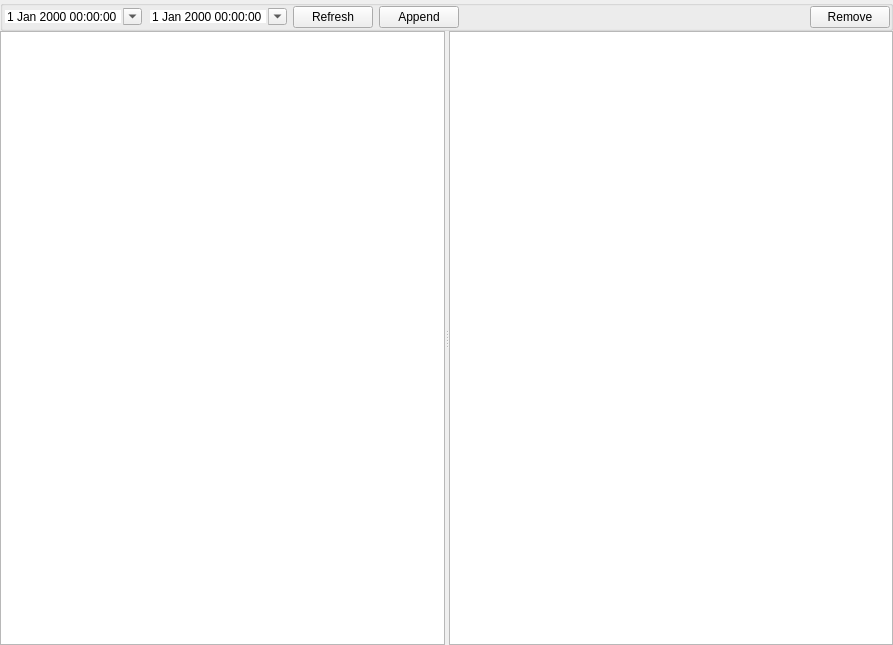
<?xml version="1.0" encoding="UTF-8"?>
<ui version="4.0">
 <class>SettlementWidget</class>
 <widget class="QWidget" name="SettlementWidget">
  <property name="geometry">
   <rect>
    <x>0</x>
    <y>0</y>
    <width>893</width>
    <height>645</height>
   </rect>
  </property>
  <property name="windowTitle">
   <string/>
  </property>
  <layout class="QGridLayout" name="gridLayout">
   <property name="leftMargin">
    <number>0</number>
   </property>
   <property name="topMargin">
    <number>0</number>
   </property>
   <property name="rightMargin">
    <number>0</number>
   </property>
   <property name="bottomMargin">
    <number>0</number>
   </property>
   <property name="verticalSpacing">
    <number>0</number>
   </property>
   <item row="0" column="0">
    <widget class="QGroupBox" name="settlementWidget">
     <property name="sizePolicy">
      <sizepolicy hsizetype="Preferred" vsizetype="Preferred">
       <horstretch>0</horstretch>
       <verstretch>0</verstretch>
      </sizepolicy>
     </property>
     <property name="title">
      <string/>
     </property>
     <layout class="QHBoxLayout" name="horizontalLayout_2">
      <property name="spacing">
       <number>-1</number>
      </property>
      <property name="leftMargin">
       <number>0</number>
      </property>
      <property name="topMargin">
       <number>0</number>
      </property>
      <property name="rightMargin">
       <number>0</number>
      </property>
      <property name="bottomMargin">
       <number>0</number>
      </property>
      <item>
       <widget class="DateTimeEdit" name="start">
        <property name="frame">
         <bool>false</bool>
        </property>
        <property name="calendarPopup">
         <bool>true</bool>
        </property>
       </widget>
      </item>
      <item>
       <widget class="DateTimeEdit" name="end">
        <property name="frame">
         <bool>false</bool>
        </property>
        <property name="calendarPopup">
         <bool>true</bool>
        </property>
       </widget>
      </item>
      <item>
       <widget class="QPushButton" name="pBtnRefresh">
        <property name="text">
         <string>Refresh</string>
        </property>
       </widget>
      </item>
      <item>
       <widget class="QPushButton" name="pBtnAppend">
        <property name="text">
         <string>Append</string>
        </property>
       </widget>
      </item>
      <item>
       <spacer name="horizontalSpacer">
        <property name="orientation">
         <enum>Qt::Orientation::Horizontal</enum>
        </property>
        <property name="sizeHint" stdset="0">
         <size>
          <width>516</width>
          <height>17</height>
         </size>
        </property>
       </spacer>
      </item>
      <item>
       <widget class="QPushButton" name="pBtnRemove">
        <property name="text">
         <string>Remove</string>
        </property>
       </widget>
      </item>
     </layout>
    </widget>
   </item>
   <item row="1" column="0">
    <widget class="QSplitter" name="splitter">
     <property name="sizePolicy">
      <sizepolicy hsizetype="Expanding" vsizetype="Expanding">
       <horstretch>0</horstretch>
       <verstretch>0</verstretch>
      </sizepolicy>
     </property>
     <property name="orientation">
      <enum>Qt::Orientation::Horizontal</enum>
     </property>
     <widget class="QTableView" name="settlementView"/>
     <widget class="QTableView" name="settlementViewPrimary"/>
    </widget>
   </item>
  </layout>
 </widget>
 <customwidgets>
  <customwidget>
   <class>DateTimeEdit</class>
   <extends>QDateTimeEdit</extends>
   <header location="global">widget/datetimeedit.h</header>
  </customwidget>
 </customwidgets>
 <resources/>
 <connections/>
</ui>
